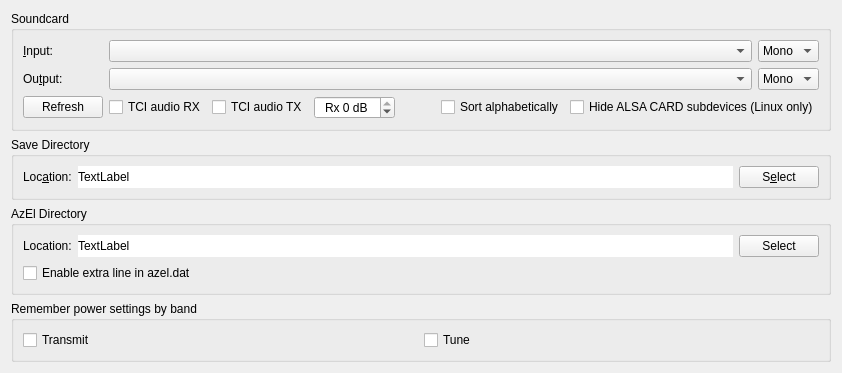
     <widget class="QWidget" name="audio_tab">
      <attribute name="title">
       <string>A&amp;udio</string>
      </attribute>
      <attribute name="toolTip">
       <string>Audio interface settings</string>
      </attribute>
      <layout class="QVBoxLayout" name="verticalLayout_9">
       <item>
        <widget class="QGroupBox" name="soundcard_group_box">
         <property name="toolTip">
          <string>Souncard</string>
         </property>
         <property name="title">
          <string>Soundcard</string>
         </property>
         <layout class="QGridLayout" name="gridLayout_6">
          <item row="1" column="0">
           <widget class="QLabel" name="sound_input_label">
            <property name="text">
             <string>&amp;Input:</string>
            </property>
            <property name="buddy">
             <cstring>sound_input_combo_box</cstring>
            </property>
           </widget>
          </item>
          <item row="2" column="0">
           <widget class="QLabel" name="sound_output_label">
            <property name="text">
             <string>Ou&amp;tput:</string>
            </property>
            <property name="buddy">
             <cstring>sound_output_combo_box</cstring>
            </property>
           </widget>
          </item>
          <item row="2" column="4">
           <widget class="QComboBox" name="sound_output_channel_combo_box">
            <property name="toolTip">
             <string>Select the audio channel used for transmission.
Unless you have multiple radios connected on different
channels; then you will usually want to select mono or
both here.</string>
            </property>
            <property name="accessibleName">
             <string>Output audio channel</string>
            </property>
            <item>
             <property name="text">
              <string>Mono</string>
             </property>
            </item>
            <item>
             <property name="text">
              <string>Left</string>
             </property>
            </item>
            <item>
             <property name="text">
              <string>Right</string>
             </property>
            </item>
            <item>
             <property name="text">
              <string>Both</string>
             </property>
            </item>
           </widget>
          </item>
          <item row="1" column="4">
           <widget class="QComboBox" name="sound_input_channel_combo_box">
            <property name="toolTip">
             <string>Select the channel to use for receiving.</string>
            </property>
            <property name="accessibleName">
             <string>Input audio channel</string>
            </property>
            <item>
             <property name="text">
              <string>Mono</string>
             </property>
            </item>
            <item>
             <property name="text">
              <string>Left</string>
             </property>
            </item>
            <item>
             <property name="text">
              <string>Right</string>
             </property>
            </item>
            <item>
             <property name="text">
              <string>Both</string>
             </property>
            </item>
           </widget>
          </item>
          <item row="1" column="1" colspan="3">
           <widget class="LazyFillComboBox" name="sound_input_combo_box">
            <property name="sizePolicy">
             <sizepolicy hsizetype="Preferred" vsizetype="Fixed">
              <horstretch>1</horstretch>
              <verstretch>0</verstretch>
             </sizepolicy>
            </property>
            <property name="toolTip">
             <string>Select the audio CODEC to use for receiving.</string>
            </property>
           </widget>
          </item>
          <item row="2" column="1" colspan="3">
           <widget class="LazyFillComboBox" name="sound_output_combo_box">
            <property name="sizePolicy">
             <sizepolicy hsizetype="Preferred" vsizetype="Fixed">
              <horstretch>1</horstretch>
              <verstretch>0</verstretch>
             </sizepolicy>
            </property>
            <property name="toolTip">
             <string>Select the audio CODEC to use for transmitting.
If this is your default device for system sounds then
ensure that all system sounds are disabled otherwise
you will broadcast any systems sounds generated during
transmitting periods.</string>
            </property>
           </widget>
          </item>
          <item row="3" column="0">
           <widget class="QPushButton" name="refresh_push_button">
            <property name="toolTip">
             <string>&lt;html&gt;&lt;head/&gt;&lt;body&gt;&lt;p&gt;Refresh audio device list.&lt;/p&gt;&lt;/body&gt;&lt;/html&gt;</string>
            </property>
            <property name="text">
             <string>Refresh</string>
            </property>
           </widget>
          </item>
          <item row="3" column="1" colspan="4">
           <layout class="QHBoxLayout" name="sound_settings_layout">
            <item>
             <widget class="QCheckBox" name="tci_audio_check_box">
              <property name="toolTip">
               <string>&lt;html&gt;&lt;head/&gt;&lt;body&gt;&lt;p&gt;Receive audio via TCI. Unchecked: receive audio comes from the selected sound card.&lt;/p&gt;&lt;/body&gt;&lt;/html&gt;</string>
              </property>
              <property name="text">
               <string>TCI audio RX</string>
              </property>
             </widget>
            </item>
            <item>
             <widget class="QCheckBox" name="tci_tx_audio_check_box">
              <property name="toolTip">
               <string>&lt;html&gt;&lt;head/&gt;&lt;body&gt;&lt;p&gt;Transmit audio via TCI. Unchecked: transmit audio goes to the selected sound card (virtual audio cable) and the SDR transmits from its own audio source.&lt;/p&gt;&lt;/body&gt;&lt;/html&gt;</string>
              </property>
              <property name="text">
               <string>TCI audio TX</string>
              </property>
             </widget>
            </item>
            <item>
             <widget class="QSpinBox" name="TCI_spin_box">
              <property name="toolTip">
               <string>&lt;html&gt;&lt;head/&gt;&lt;body&gt;&lt;p&gt;Rx audio level&lt;/p&gt;&lt;/body&gt;&lt;/html&gt;</string>
              </property>
              <property name="accessibleName">
               <string>TCI receive audio level</string>
              </property>
              <property name="alignment">
               <set>Qt::AlignCenter</set>
              </property>
              <property name="suffix">
               <string> dB</string>
              </property>
              <property name="prefix">
               <string>Rx </string>
              </property>
              <property name="minimum">
               <number>-50</number>
              </property>
              <property name="maximum">
               <number>0</number>
              </property>
              <property name="singleStep">
               <number>5</number>
              </property>
             </widget>
            </item>
            <item>
             <spacer name="horizontalSpacer_7">
              <property name="orientation">
               <enum>Qt::Horizontal</enum>
              </property>
              <property name="sizeType">
               <enum>QSizePolicy::Fixed</enum>
              </property>
              <property name="sizeHint" stdset="0">
               <size>
                <width>40</width>
                <height>20</height>
               </size>
              </property>
             </spacer>
            </item>
            <item alignment="Qt::AlignHCenter">
             <widget class="QCheckBox" name="cbSortAlphabetically">
              <property name="toolTip">
               <string>&lt;html&gt;&lt;head/&gt;&lt;body&gt;&lt;p&gt;Sort audio device names alphabetically.&lt;/p&gt;&lt;/body&gt;&lt;/html&gt;</string>
              </property>
              <property name="text">
               <string>Sort alphabetically</string>
              </property>
             </widget>
            </item>
            <item>
             <widget class="QCheckBox" name="cbHideCARD">
              <property name="toolTip">
               <string>&lt;html&gt;&lt;head/&gt;&lt;body&gt;&lt;p&gt;Hide the usually unusable ALSA CARD subdevices on Linux.&lt;/p&gt;&lt;/body&gt;&lt;/html&gt;</string>
              </property>
              <property name="text">
               <string>Hide ALSA CARD subdevices (Linux only)</string>
              </property>
             </widget>
            </item>
           </layout>
          </item>
         </layout>
        </widget>
       </item>
       <item>
        <widget class="QGroupBox" name="save_path_group_box">
         <property name="toolTip">
          <string>Save Directory</string>
         </property>
         <property name="title">
          <string>Save Directory</string>
         </property>
         <layout class="QHBoxLayout" name="horizontalLayout_5">
          <item>
           <widget class="QLabel" name="save_path_label">
            <property name="text">
             <string>Loc&amp;ation:</string>
            </property>
            <property name="buddy">
             <cstring>save_path_select_push_button</cstring>
            </property>
           </widget>
          </item>
          <item>
           <widget class="QLabel" name="save_path_display_label">
            <property name="sizePolicy">
             <sizepolicy hsizetype="Preferred" vsizetype="Preferred">
              <horstretch>1</horstretch>
              <verstretch>0</verstretch>
             </sizepolicy>
            </property>
            <property name="toolTip">
             <string>Path to which .WAV files are saved.</string>
            </property>
            <property name="autoFillBackground">
             <bool>false</bool>
            </property>
            <property name="styleSheet">
             <string notr="true">background-color: rgb(255, 255, 255);
color: rgb(0, 0, 0);</string>
            </property>
            <property name="text">
             <string>TextLabel</string>
            </property>
           </widget>
          </item>
          <item>
           <widget class="QPushButton" name="save_path_select_push_button">
            <property name="toolTip">
             <string>Click to select a different save directory for .WAV files.</string>
            </property>
            <property name="text">
             <string>S&amp;elect</string>
            </property>
           </widget>
          </item>
         </layout>
        </widget>
       </item>
       <item>
        <widget class="QGroupBox" name="azel_path_group_box">
         <property name="toolTip">
          <string>AzEl Directory</string>
         </property>
         <property name="title">
          <string>AzEl Directory</string>
         </property>
         <layout class="QGridLayout" name="gridLayout_27">
          <item row="0" column="0" colspan="4">
           <layout class="QHBoxLayout" name="AzEl_Layout">
            <property name="spacing">
             <number>6</number>
            </property>
            <item>
             <widget class="QLabel" name="azel_path_label">
              <property name="text">
               <string>Location:</string>
              </property>
              <property name="buddy">
               <cstring>azel_path_select_push_button</cstring>
              </property>
             </widget>
            </item>
            <item>
             <widget class="QLabel" name="azel_path_display_label">
              <property name="sizePolicy">
               <sizepolicy hsizetype="Preferred" vsizetype="Preferred">
                <horstretch>1</horstretch>
                <verstretch>0</verstretch>
               </sizepolicy>
              </property>
              <property name="styleSheet">
               <string notr="true">background-color: rgb(255, 255, 255);
color: rgb(0, 0, 0);</string>
              </property>
              <property name="text">
               <string>TextLabel</string>
              </property>
             </widget>
            </item>
            <item>
             <widget class="QPushButton" name="azel_path_select_push_button">
              <property name="text">
               <string>Select</string>
              </property>
             </widget>
            </item>
           </layout>
          </item>
          <item row="2" column="0">
           <widget class="QCheckBox" name="checkBoxAzElExtraLines">
            <property name="toolTip">
             <string>&lt;html&gt;&lt;head/&gt;&lt;body&gt;&lt;p&gt;Enables additional line in azel.dat for Dpol parameter.&lt;/p&gt;&lt;/body&gt;&lt;/html&gt;</string>
            </property>
            <property name="text">
             <string>Enable extra line in azel.dat</string>
            </property>
           </widget>
          </item>
         </layout>
        </widget>
       </item>
       <item>
        <widget class="QGroupBox" name="split_operation_group_box_2">
         <property name="toolTip">
          <string>Power Memory By Band</string>
         </property>
         <property name="title">
          <string>Remember power settings by band</string>
         </property>
         <layout class="QHBoxLayout" name="horizontalLayout_13">
          <item>
           <widget class="QCheckBox" name="checkBoxPwrBandTxMemory">
            <property name="toolTip">
             <string>Enable power memory during transmit</string>
            </property>
            <property name="text">
             <string>Transmit</string>
            </property>
           </widget>
          </item>
          <item>
           <widget class="QCheckBox" name="checkBoxPwrBandTuneMemory">
            <property name="toolTip">
             <string>Enable power memory during tuning</string>
            </property>
            <property name="text">
             <string>Tune</string>
            </property>
           </widget>
          </item>
         </layout>
        </widget>
       </item>
       <item>
        <spacer name="verticalSpacer_3">
         <property name="orientation">
          <enum>Qt::Vertical</enum>
         </property>
         <property name="sizeHint" stdset="0">
          <size>
           <width>0</width>
           <height>0</height>
          </size>
         </property>
        </spacer>
       </item>
      </layout>
     </widget>
